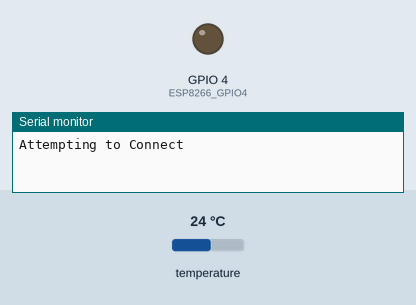
Recording of a program running on a simulated ESP8266 (Wemos D1 mini). Parts: output pins drawn as LEDs (lit = HIGH), the last lines printed to the serial monitor. The test bench sets the inputs (shaded band); at power-on: temperature 24 °C. WiFi joins after 1.5 s; servers stay silent unless stated.

Above: at 0.1 s.
At 9.2 s:
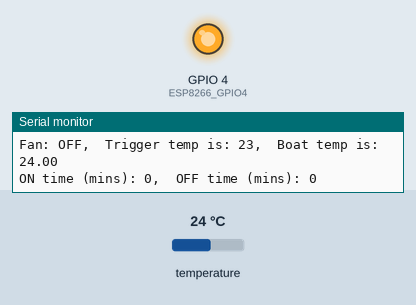
Timing chart, 0 to 10.7 s (numbered marks = the images above):
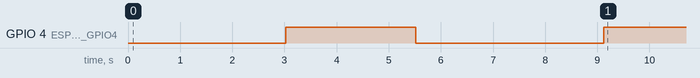

Measured:
- by itself, GPIO 4 (ESP8266_GPIO4): HIGH → LOW at 5.5 s, → HIGH 3.6 s later

The program:

main.cpp
```cpp
#include <BlynkSimpleEsp8266.h>
#include <ESP8266WiFi.h>
#include <ESP8266WiFiMulti.h>
#include <ESP8266HTTPClient.h>
#include <Arduino.h>
#include <OneWire.h>
#include <DallasTemperature.h>

/********************************************************************/
// Data wire is plugged into pin 2 on the Arduino
#define ONE_WIRE_BUS 13
/********************************************************************/
// Setup a oneWire instance to communicate with any OneWire devices
// (not just Maxim/Dallas temperature ICs)
OneWire oneWire(ONE_WIRE_BUS);
/********************************************************************/
// Pass our oneWire reference to Dallas Temperature.
DallasTemperature sensors(&oneWire);
/********************************************************************/


// Esp8266 pins.
#define ESP8266_GPIO4    4 // Relay control


#define str(s) #s
#define xstr(s) str(s)

ESP8266WiFiMulti wifiMulti; // Create an instance of the ESP8266WiFiMulti class, called 'wifiMulti'

//Wifi - BLYNK
#ifndef BLYNKCERT_NAME
#define BLYNKCERT_NAME "1234567890" //Default BLYNK Cert if not build flag from PlatformIO doesn't work
#endif

#ifndef SSID_NAME
#define SSID_NAME "WIFI_SSID" //Default SSID if not build flag from PlatformIO doesn't work
#endif

#ifndef PASSWORD_NAME
#define PASSWORD_NAME "WIFI_PASSWORD" //Default WiFi Password if not build flag from PlatformIO doesn't work
#endif

//Gets SSID/PASSWORD from PlatformIO.ini build flags
const char ssid[] = xstr(SSID_NAME);      //  your network SSID (name)
const char pass[] = xstr(PASSWORD_NAME);  // your network password
const char auth[] = xstr(BLYNKCERT_NAME); // your BLYNK Cert

HTTPClient http;

//vars
float temp;
int trigger_temp = 23;
String fan_state = "OFF";
int ON_time_mins = 0;    //Mins fan is on
int OFF_time_mins = 0;    //Mins fan is on
unsigned long ONOFF_time;  //for millis


//BLYNK Definition to capture virtual pin to change trigger temp
BLYNK_WRITE(V1)
{
  trigger_temp = param.asInt();
}

WidgetLED led1(V2);

void ConnectToAP();


void setup()
{
  Serial.begin(9600);
  sensors.begin();

  //Connect to Wifi
  ConnectToAP();

  pinMode(ESP8266_GPIO4, OUTPUT);

  Blynk.config(auth);

  Serial.print("Startup: ");

  //ON-OFF at start up
      digitalWrite(ESP8266_GPIO4, HIGH); //Turn relay ON.  Power ON the devices connected to Sonoff

  delay(2500);
      digitalWrite(ESP8266_GPIO4, LOW); //Turn relay OFF.
      ONOFF_time = (millis() / 1000);
      fan_state = "OFF";

  delay (2500);

      Serial.println("Startup test complete");
      Serial.println();

  //Display something on the App
  Blynk.virtualWrite(V1, trigger_temp);


}


void loop(){

  Blynk.run();

  sensors.requestTemperatures(); // Send the command to get temperature readings
  temp = sensors.getTempCByIndex(0);

  Serial.print("Fan: ");
  Serial.print(fan_state);
  Serial.print(",  Trigger temp is: ");
  Serial.print(trigger_temp);
  Serial.print(",  Boat temp is: ");
  Serial.println (temp);

  Serial.print("ON time (mins): ");
  Serial.print  (ON_time_mins);
  Serial.print(",  OFF time (mins): ");
  Serial.println  (OFF_time_mins);
  Serial.println();

  Blynk.virtualWrite(V0, temp);

  //Above trigger temp
  if (temp > trigger_temp){
      digitalWrite(ESP8266_GPIO4, HIGH); //Turn relay ON.  Power ON the devices connected to Sonoff

      if (fan_state == "OFF"){
        ONOFF_time = (millis() / 1000);
      }

      fan_state = "ON";
      ON_time_mins = ((millis() / 1000) - ONOFF_time) / 60;

      Blynk.virtualWrite(V3, ON_time_mins);
      Blynk.virtualWrite(V4, OFF_time_mins);
      Blynk.virtualWrite(V1, trigger_temp);
      led1.on();
      }

  //turn off when 1 degree below trigger temp
  if (temp < (trigger_temp - 1)){
      digitalWrite(ESP8266_GPIO4, LOW); //Turn relay OFF.

      if (fan_state == "ON"){
        ONOFF_time = (millis() / 1000);
      }
      fan_state = "OFF";
      OFF_time_mins = ((millis() / 1000) - ONOFF_time) / 60;

      Blynk.virtualWrite(V3, ON_time_mins);
      Blynk.virtualWrite(V4, OFF_time_mins);
      Blynk.virtualWrite(V1, trigger_temp);
      led1.off();
      }

  delay (2000);

}


//Connect to access point
void ConnectToAP()
{
  Serial.println("Attempting to Connect");
  randomSeed(analogRead(6));

  for (int z = 0; z < 5; z++)
  {
    delay(1000);
    Serial.print("Connecting to ");
    Serial.println(ssid);

    WiFi.begin(ssid, pass);

    for (int x = 0; x < 5; x++)
    {
      delay(1000);
      if (WiFi.status() == WL_CONNECTED)
      {
        Serial.print("WiFi connected in ");
        Serial.print(x);
        Serial.println(" seconds");
        Serial.println("IP address: ");
        Serial.println(WiFi.localIP());
        Serial.println();
        return;
      }
    }
  }
  return;   //failed
}
```
